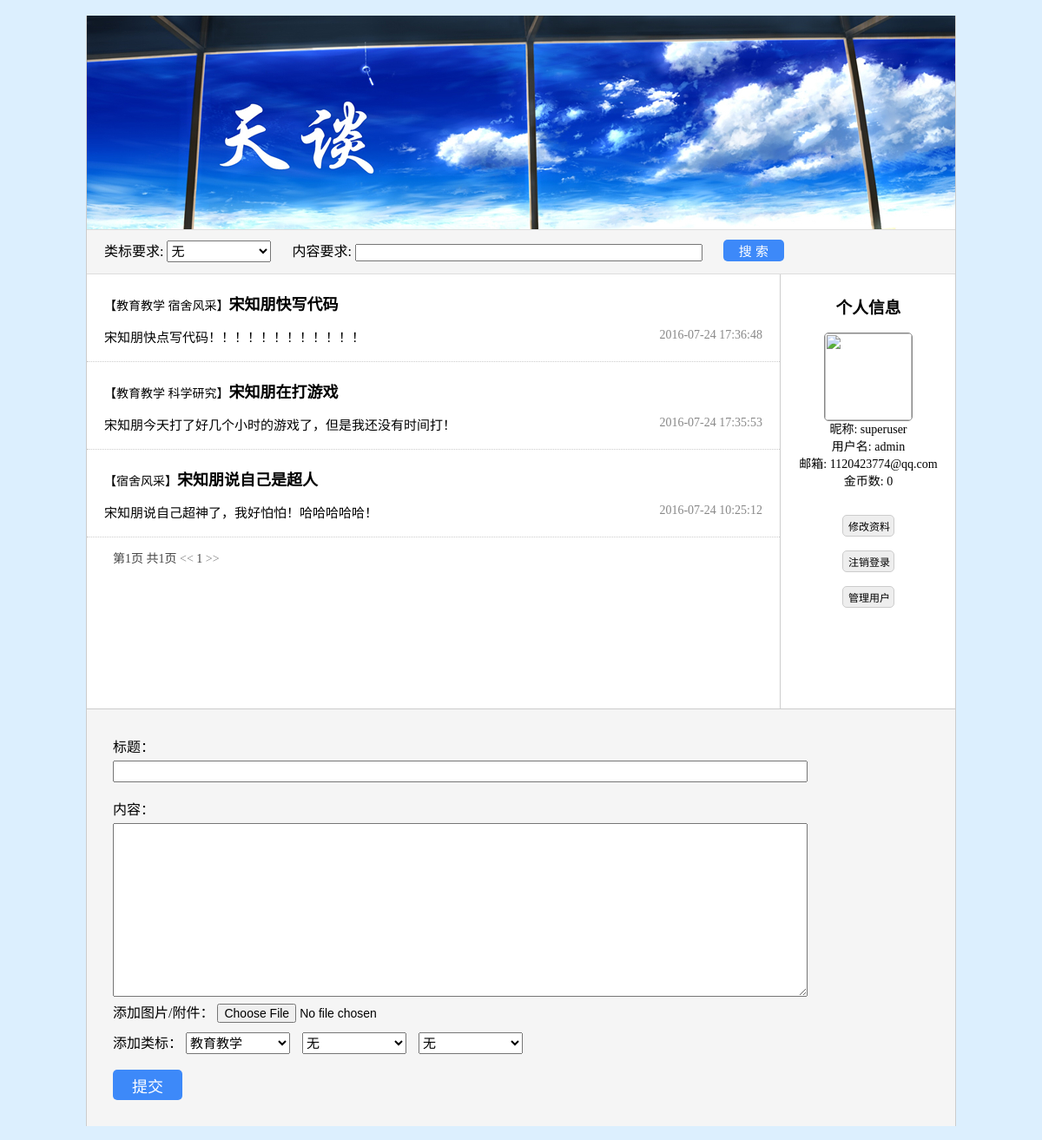
Before: /postbar/homepage/ (signed in) with the older database file.
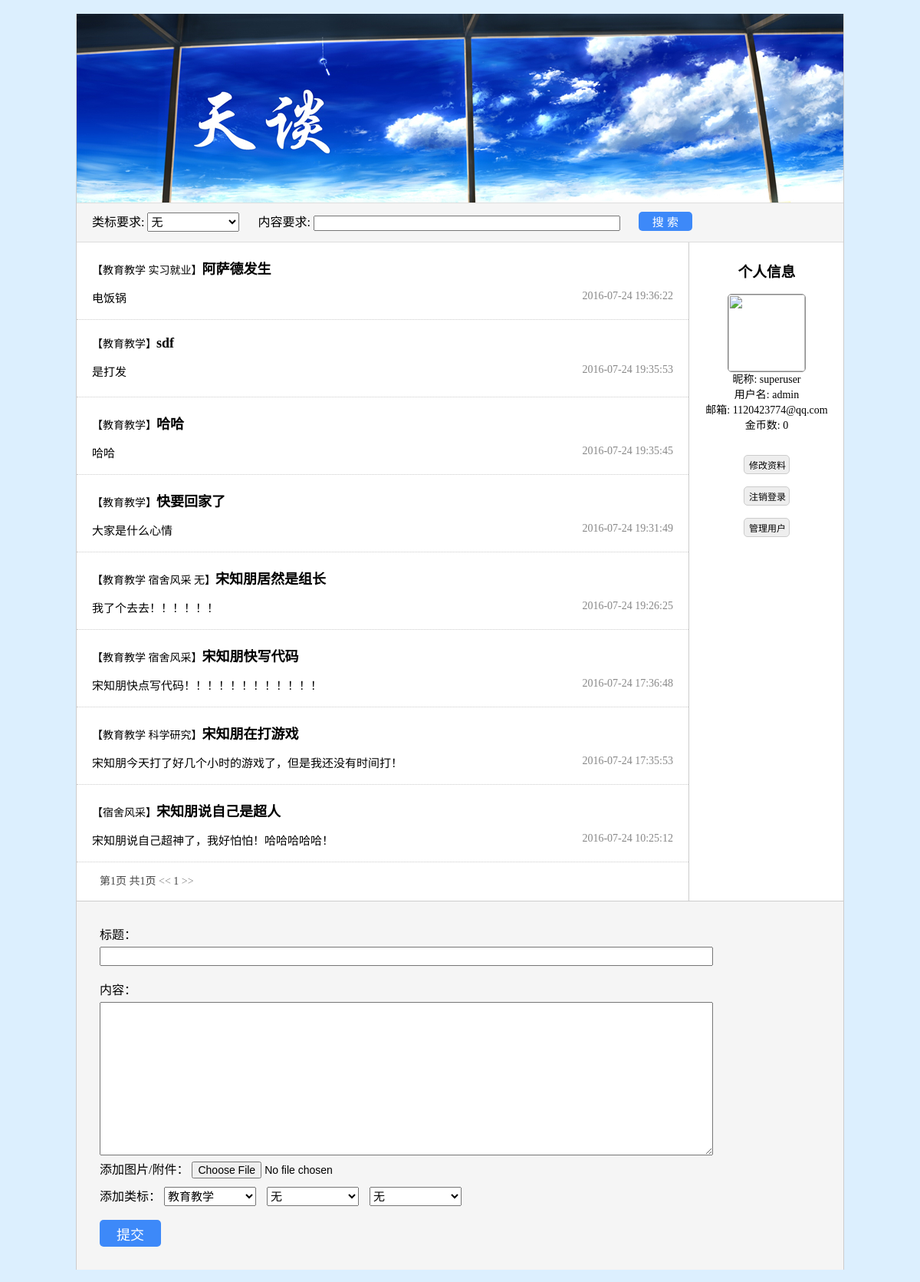
After: the same page with the newer database file.
### postbar/models.py (models this page shows, shortened)
class TKuser(models.Model):
	user        = models.OneToOneField(User, on_delete = models.CASCADE)
	nickname    = models.CharField(max_length = 100)
	img         = models.ImageField(upload_to = user_directory_path)
	pwdQuestion = models.CharField(max_length = 100)
	pwdAnswer   = models.CharField(max_length = 100)
	numPost     = models.IntegerField(default = 0)
	numScore    = models.IntegerField(default = 0)
	numCoin     = models.IntegerField(default = 0)
	usrStatus   = models.SmallIntegerField(default = 0)
	usrType     = models.SmallIntegerField(default = 0)
	def getImgUrl(self):
		if self.img:
			return self.img.url
		else:
			return '/static/images/mengbi.jpg'

class TKpost(models.Model):
	title       = models.CharField(max_length = 100)
	content     = models.CharField(max_length = 1000)
	img         = models.ImageField(upload_to = 'upload')
	attachment  = models.FileField()
	user        = models.ForeignKey(User, on_delete = models.CASCADE)
	time        = models.DateTimeField(default = timezone.now)
	classTag    = models.CharField(max_length = 100)
	keyword     = models.CharField(max_length = 100)
	numClick    = models.IntegerField(default = 0)
	numResp     = models.IntegerField(default = 0)
	score       = models.IntegerField(default = 0)
	coin        = models.IntegerField(default = 0)

### postbar/views.py (the view, shortened to what this page needs)
@csrf_exempt
def homepage(request):
	if request.user.is_authenticated():
		dic = {
			'user': request.user,
			'img' : request.user.tkuser.getImgUrl(),
			'posts': TKhomepage.searchPostByTime(),
			'tags': TKclassTag.objects.all(),
		}
		return render(request, 'postbar/homepage.html', dic)
	else:
		return HttpResponse("您未登陆，无法访问该网页！")

### postbar/models.py (called while the page is built)
	def searchPostByTime():
		return TKpost.objects.all().order_by('-time')

### postbar/templates/postbar/homepage.html (shortened to what this page needs)
﻿﻿<!doctype html>
<html lang="zh-CN">
<head>
	<link rel="stylesheet" href="/static/css/base.css">
</head>
<body>
<div id="container">
	<div id="homepage_header" style="background-image:url(/static/images/hp_header.jpg)"></div>
	<div id="menu_block">
		类标要求:
		<select class="menu_block_label" name="search_label">
			<option value="无">无</option>
		</select>
		内容要求:
		<input id="menu_block_content" type="text" name="search_content"/>
		<input id="menu_block_search" type="button" value="搜 索"/>
	</div>
	<div id="user_info">
		<h3>个人信息</h3>
		<img class="user_info_img" src="{{ img }}"></br>
		<span class="user_info_name">昵称: {{ user.tkuser.nickname }}</span></br>
		<span class="user_info_name">用户名: {{ user.username }}</span></br>
		<span class="user_info_name">邮箱: {{ user.email }}</span></br>
		<span class="user_info_name">金币数: {{ user.tkuser.numCoin }}</span></br></br>
		<input class="user_info_btn" type="button" value="修改资料" onclick="window.location.href='{% url 'account' %}'"/></br>
		<input class="user_info_btn" type="button" value="注销登录" onclick="logout()"/></br>
		{% if user.tkuser.usrType != 0 %}
			<input class="user_info_btn" type="button" value="管理用户" sonclick="window.location.href='{% url 'admin' %}'"/></br>
		{% endif %}
	</div>
	<div id="post_list">
		{% for post in posts %}
		<div class="post_item">
			<a class="post_item_title" href="{% url 'post' post.id %}"><span class="post_item_label">【{{ post.classTag }}】</span>{{ post.title }}</a>
			<div class="post_item_brief"><p>{{ post.content }}</p></div>
			<div class="post_item_date">{{ post.time|date:"Y-m-d H:i:s" }}</div>
		</div>
		{% endfor %}
		<div id="pagenum">
			第1页 共1页  <a href=""><<</a> 1 <a href="">>></a>
		</div>
	</div>
	<form id="new_post" method="post" action="" >
		标题：</br><input id="new_post_title" type="text" name="title" onsubmit="checkPost()" />
		内容：</br><textarea id="new_post_content" name="content"></textarea></br>
		添加图片/附件：
		<input id="new_post_file" type="file" name="headimg"/></br>
		<div id="new_post_labels">
			添加类标：
			<select class="new_post_label" name="tag1">
			{% for tag in tags %}
				<option value="{{ tag.classTagName }}">{{ tag.classTagName }}</option>
			{% endfor %}
			</select>
			<select class="new_post_label" name="tag2">
				<option value="无" selected="selected">无</option>
			</select>
			<select class="new_post_label" name="tag3">
				<option value="无" selected="selected">无</option>
			</select>
		</div></br>
		<input type="button" value="提交" id="new_post_submit" onclick="checkPost()" />
	</form>
</body>
</body>
</html>

### postbar/static/css/base.css (style rules this page uses)
body { margin:0px; background:#DCEFFE; font-family:"Microsoft YaHei"; font-size:16px; #text-overflow:ellipsis; #white-space:nowrap; }
p { overflow:hidden; white-space:nowrap; text-overflow:ellipsis; }
a:link { color:#000000; text-decoration:none; }
#container { width:1000px; margin:0px auto; background:#ffffff; border-style:none solid none solid; border-width:1px; border-color:#cccccc; }
#homepage_header { height:246px; border-bottom-style:solid; border-width:1px; border-color:#dddddd; }
#menu_block { background:#f5f5f5; height:40px; padding:5px 20px; line-height:40px; border-bottom-style:solid; border-width:1px; border-color:#dddddd; }
.menu_block_label { width:120px; height:25px; margin-right:20px; font-size:15px; }
#menu_block_content { height:20px; width:400px; margin-top:5px; font-size:15px; font-family:"Microsoft YaHei"; }
#menu_block_search { width:70px; height:25px; margin-left:20px; color:#ffffff; font-size:15px; background:#3D89F9; border-style:solid; border-width:0px; border-radius:5px; cursor:pointer; }
#user_info { width:200px; padding:10px 0px; float:right; text-align:center; line-height:20px; }
.user_info_img { width:100px; height:100px; border-style:solid; border-width:1px; border-color:#888888; border-radius:5px; }
.user_info_name { font-size:14px; }
.user_info_btn { width:60px; height:25px; margin:8px 0px; font-size:12px; background:#eeeeee; border-style:solid; border-width:1px; border-color:#cccccc; border-radius:5px; cursor:pointer; }
#post_list { width:798px; min-height:500px; float:left; border-style:none solid none none; border-width:1px; border-color:#cccccc; }
.post_item { height:60px; padding:20px 0px 20px 20px; border-bottom-style:dotted; border-width:1px; border-color:#cccccc; }
.post_item_title { width:700px; float:left; font-size:18px; font-weight:bold; }
.post_item_label { font-size:14px; font-weight:normal; }
.post_item_brief { width:600px; float:left; font-size:15px; }
.post_item_date { color:#888888; width:200px; margin-top: -35px; padding-right:20px; float:right; font-size:14px; text-align:right; }
#pagenum { padding:10px 30px; height:30px; color:#444444; font-size:14px; line-height:30px; }
#new_post { width:940px; background:#f5f5f5; padding:30px; #margin:20px 0px; border-top-style:solid; border-width:1px; border-color:#cccccc; }
#new_post_title { height:25px; width:800px; margin-top:5px; font-size:16px; font-family:"Microsoft YaHei"; }
#new_post_content { width:800px; height:200px; margin:5px 0px; font-size:16px; font-family:"Microsoft YaHei"; }
#new_post_file { font-size:14px; }
#new_post_labels { margin-top:10px; }
.new_post_label { width:120px; height:25px; margin-right:10px; font-size:15px; }
#new_post_submit { width:80px; height:35px; color:#ffffff; font-size:18px; background:#3D89F9; border-style:solid; border-width:0px; border-radius:5px; cursor:pointer; }

Changed rows visible on the page:
added TKpost: classTag "教育教学 实习就业", title "阿萨德发生", content "电饭锅", time "2016-07-24 19:36:22"
added TKpost: classTag "教育教学", title "sdf", content "是打发", time "2016-07-24 19:35:53"
added TKpost: classTag "教育教学", title "哈哈", content "哈哈", time "2016-07-24 19:35:45"
added TKpost: classTag "教育教学", title "快要回家了", content "大家是什么心情", time "2016-07-24 19:31:49"
added TKpost: classTag "教育教学 宿舍风采 无", title "宋知朋居然是组长", content "我了个去去！！！！！！", time "2016-07-24 19:26:25"
